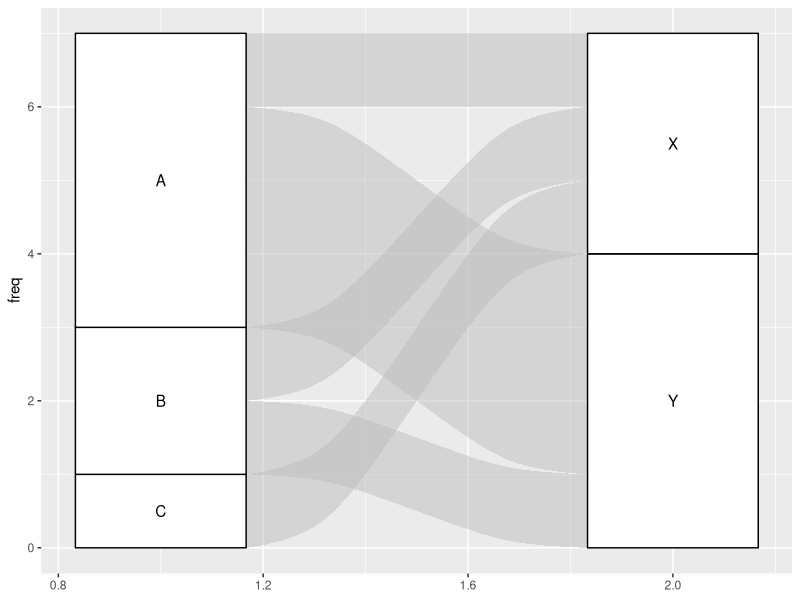
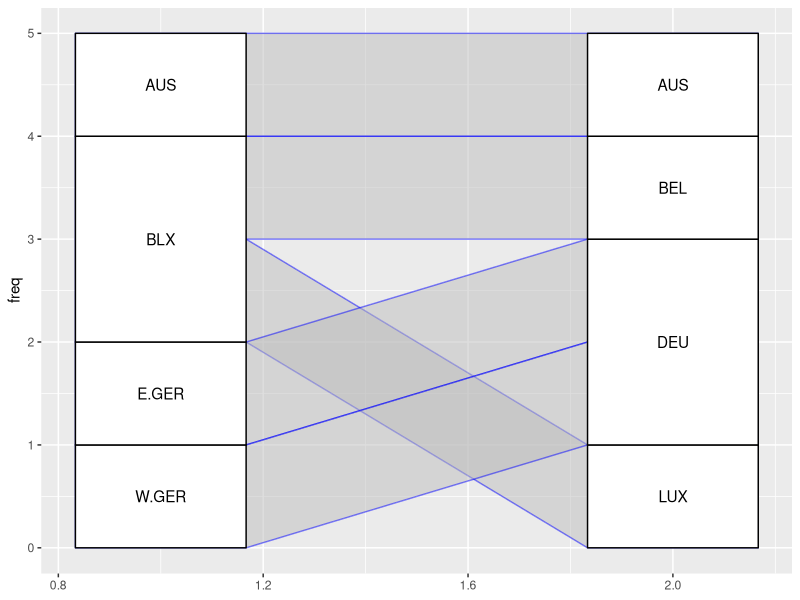
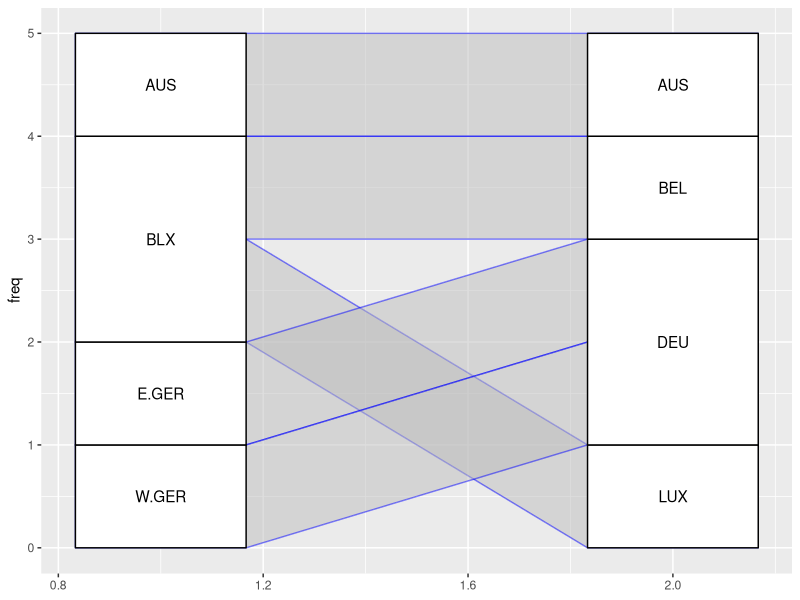

Write R code to recreate these figures, in order.
# https://jtr13.github.io/cc21fall2/ggalluvial-cheatsheet.html

library(dplyr)
library(ggplot2)
library(ggalluvial)
df <- data.frame(from = c("A","B","C","A","A","A","B"),
                 to = c("X","X","X","Y","Y","Y","Y"),
                 #x3 = c("1","2","3","3","3","3","3"),
                 #Freq = c(1,2,3,4,5,6,7)
                 freq = rep(1, 7)
                 )

ggplot(df, aes(axis1 = from, axis2 = to, y = freq)) +
  geom_alluvium() +
  geom_stratum() +
  geom_text(stat = "stratum", aes(label = paste(after_stat(stratum))))

df_ctr <- tibble::tribble(~from, ~to, ~weighted,
                          "BLX", "BEL", 0.5,
                          "BLX", "LUX", 0.5,
                          "E.GER", "DEU", 1,
                          "W.GER", "DEU", 1,
                          "AUS", "AUS", 1) |>
  mutate(freq = 1)

ggplot(df_ctr, aes(axis1 = from, axis2 = to, y = freq)) +
  geom_alluvium(curve_type = "linear", colour = "blue") +
  geom_stratum() +
  geom_text(stat = "stratum", aes(label = paste(after_stat(stratum))))

ggsave("ggalluvial.png")
